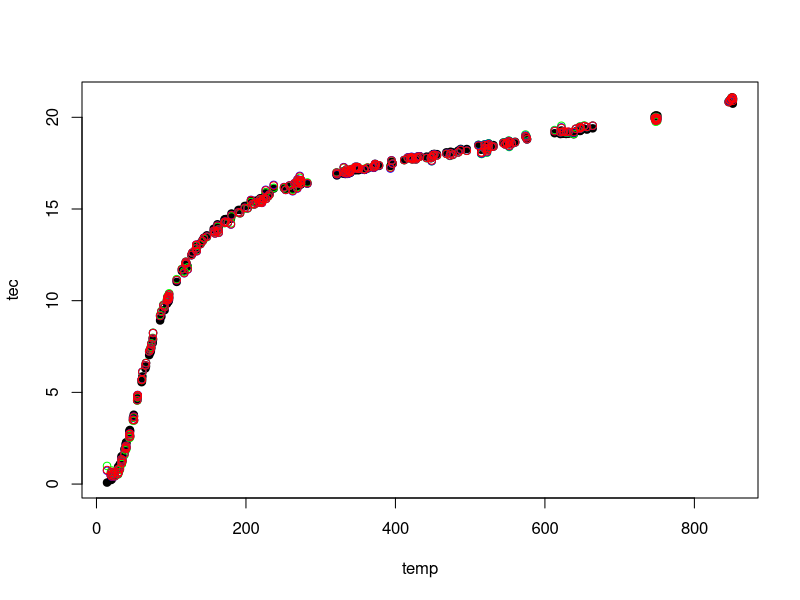

Reproduce this figure in R.

therm <- read.csv("thermal.csv", header=T)


fit_rational_nls <- function(y=1,x=2,p=1,q=1, data){
  data_temp <- cbind(data[1:(1+p+q),y],data[1:(1+p+q),x])
  colnames(data_temp) <- c("y","x")
  matrix_temp <- as.matrix(rep(1,(1+p+q)))
  names_temp <- c("alpha0")
  y_name <- colnames(data[y])
  #print(y_name)
  x_name <- colnames(data[x])
  #print(x_name)
  formula_temp <- paste(y_name,"~alpha0",sep = "")
  for (i in 1:p) {
    matrix_temp <- cbind(matrix_temp,data_temp[,2]^i)
    names_temp <- append(names_temp,paste("alpha",i,sep = ""))
    formula_temp <- paste(formula_temp,"+alpha",i,"*",x_name,"^",i,sep="")
  }
  for (i in 1:q) {
    matrix_temp <- cbind(matrix_temp,-data_temp[,1]*data_temp[,2]^i)
    names_temp <- append(names_temp,paste("beta",i,sep = ""))
    formula_temp <- paste(formula_temp,"-beta",i,"*",y_name,"*",x_name,"^",i,sep="")
  }
  #print(matrix_temp)
  startval <- solve(matrix_temp,data_temp[,1])
  names(startval) <-names_temp
  #print(startval)
  #print(formula_temp)
  formula_temp <- as.formula(formula_temp)
  #print(formula_temp)
   nls_temp <- nls(formula_temp
                  , data=data
                  , start = startval)
  return(nls_temp)
}
fit1 <- fit_rational_nls(data=therm)
summary(fit1)
fit2 <- fit_rational_nls(y="tec",x="temp",data=therm,p=2,q=2)
summary(fit2)

kk <- 1
AIC <- rep(NA,25)
BIC <- rep(NA,25)
name_round <- rep(NA,25)
for (k in 1:20) {
  for (j in 1:20) {
    name_round[kk] <- paste(k,j)
    #print(name_round[kk])
    try(fit2 <- fit_rational_nls(y="tec",x="temp",data=therm,p=k,q=j),silent = TRUE)
    #if((k==3 &j==5)|(k==4 &j==4)|(k==5 &j==5)){print("noGo")}
    #else{fit2 <- fit_rational_nls(y="tec",x="temp",data=therm,p=k,q=j)
    AIC[kk] <- AIC(fit2)
    BIC[kk] <- BIC(fit2)
    #print(BIC(fit2))
    #}
    kk <- kk+1
  }
  
}
paste("AIC siger",name_round[min(which(min(AIC, na.rm = TRUE)==AIC))])
paste("BIC siger",name_round[min(which(min(BIC, na.rm = TRUE)==BIC))])

fit3 <- fit_rational_nls(y="tec",x="temp",data=therm,p=2,q=6)
fit4 <- fit_rational_nls(y="tec",x="temp",data=therm,p=3,q=6)
plot(therm,pch = 19,col="black")
points(therm$temp,residuals(fit2)+therm$tec,col="green")
points(therm$temp,residuals(fit3)+therm$tec,col="blue")
points(therm$temp,residuals(fit4)+therm$tec,col="red")

